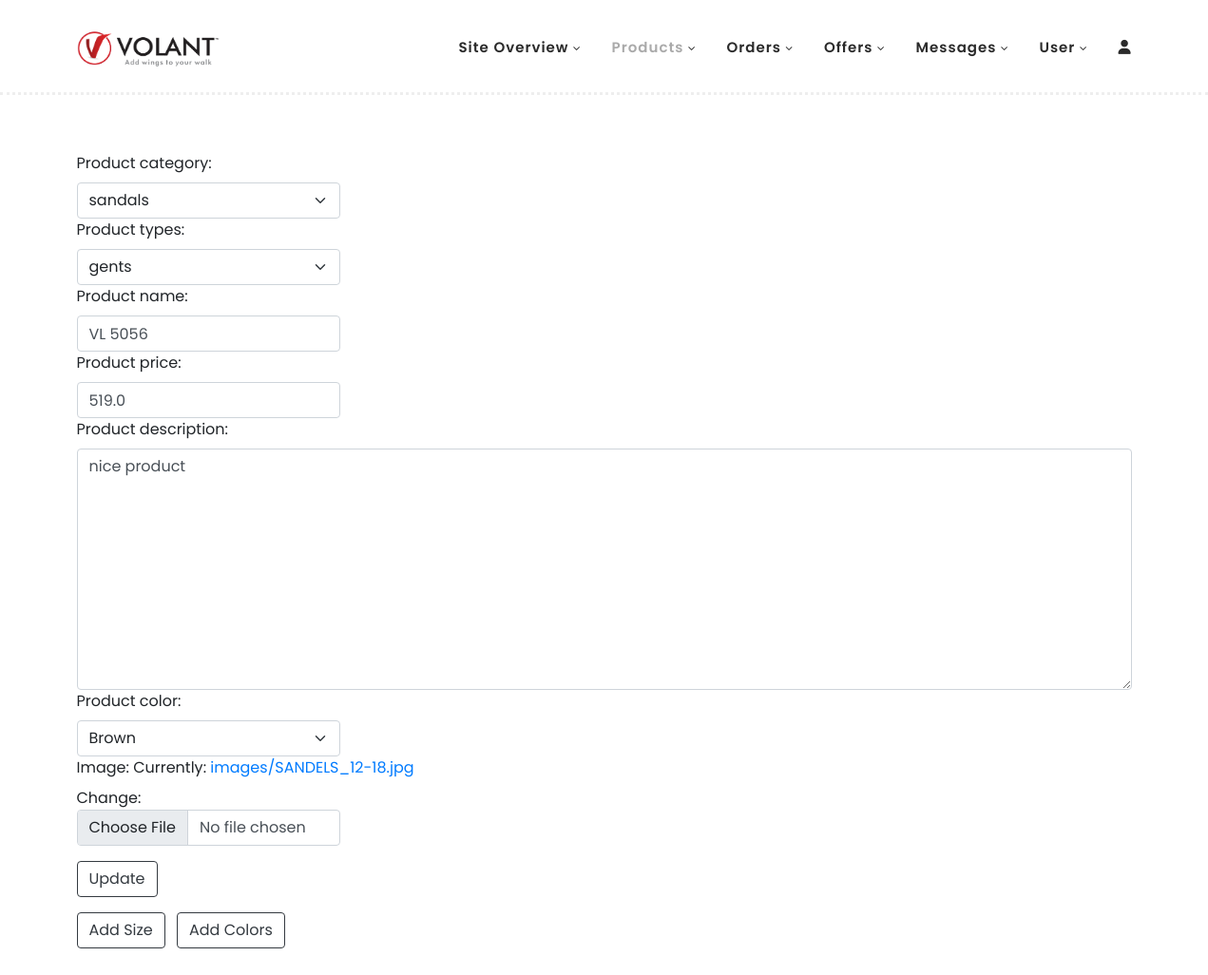
The page /update/5 (signed in) on the database its author committed.
### VolantApp/models.py (models this page shows, shortened)
class Footwears(models.Model):
    product_options=(
        ('sandals','sandals'),
        ('slipperandflipflops','slipperandflipflops'),
        ('casualshoes','casualshoes'),
        ('specialcollections','specialcollections'),
        ('flatshoes','flatshoes'),
        ('schooledition','schooledition'),
    )
    product_category=models.CharField(max_length=100,choices=product_options)
    types=(
        ('ladies','ladies'),
        ('gents','gents'),
        ('boys','boys'),
        ('girls','girls'),
        ('kids','kids')
    )
    product_types=models.CharField(max_length=100,choices=types)
    product_name=models.CharField(max_length=100)
    product_price=models.FloatField()
    product_description = models.TextField()
    colors=(
        ('Black','Black'),
        ('Blue','Blue'),
        ('Brown','Brown'),
        ('Camel','Camel'),
        ('Cherry','Cherry'),
        ('Gold','Gold'),
        ('Grape','Grape'),
        ('Green','Green'),
        ('Grey','Grey'),
        ('Maroon','Maroon'),
        ('Mehandi','Mehandi'),
        ('Navy','Navy'),
        ('Olive','Olive'),
        ('Peach','Peach'),
        ('Peacock','Peacock'),
        ('Pink','Pink'),
        ('Purple','Purple'),
        ('Tan','Tan'),
        ('Violet','Violet'),
        ('White','White'),
        ('Wine','Wine'),
        ('Yellow','Yellow'),
    )
    product_color=models.CharField(max_length=100,choices=colors)
    image = models.ImageField(upload_to='images/')

### VolantApp/views.py (the view, shortened to what this page needs)
# urls.py: path('update/<int:id>',views.AdminUpdateProductView.as_view(),name='update_pro'),
@method_decorator(login_required, name='dispatch')
class AdminUpdateProductView(UpdateView):
    template_name = 'adminproductupdate.html'
    model = Footwears
    form_class = FootwearsForm
    context_object_name = 'product'
    pk_url_kwarg = 'id'

### VolantApp/forms.py
class FootwearsForm(forms.ModelForm):
    class Meta:
        model = Footwears
        fields = '__all__'
        widgets={
            'product_category':forms.Select(attrs={'class':'form-select w-25 paddform'}),
            'product_types':forms.Select(attrs={'class':'form-select w-25 paddform'}),
            'product_name':forms.TextInput(attrs={'class':'form-control w-25 ','placeholder':'Footwear Name'}),
            'product_price': forms.NumberInput(attrs={'class': 'form-control w-25', 'placeholder': 'Product Price'}),
            'product_description':forms.Textarea(attrs={'class':'form-control paddform','placeholder':'enter the description'}),
            'image': forms.ClearableFileInput(attrs={'class': 'form-control w-25'}),
            'product_color':forms.Select(attrs={'class':'form-select w-25 paddform'}),
        }

### VolantApp/templates/adminproductupdate.html (shortened to what this page needs)
{% extends 'adminproducts.html' %}
{% block content %}
<form action="" method="POST" enctype="multipart/form-data">
    {{form}}
    <button class="btn btn-outline-dark mt-3">Update</button>
</form>
<a href="{% url 'size' product.id %}" class="btn mt-3 btn-outline-dark">Add Size</a>
<a href="{% url 'image' product.id %}" class="btn mt-3 ms-2 btn-outline-dark">Add Colors</a>
{% endblock  %}

### VolantApp/static/assets/css/templatemo-hexashop.css (style rules this page uses)
html, body, div, span, applet, object, iframe, h1, h2, h3, h4, h5, h6, p, blockquote, div pre, a, abbr, acronym, address, big, cite, code, del, dfn, em, font, img, ins, kbd, q, s, samp, small, strike, strong, sub, sup, tt, var, b, u, i, center, dl, dt, dd, ol, ul, li, figure, header, nav, section, article, aside, footer, figcaption { margin: 0; padding: 0; border: 0; outline: 0; }
* { box-sizing: border-box; }
html, body { font-family: 'Poppins', sans-serif; font-weight: 400; background-color: #fff; font-size: 16px; -ms-text-size-adjust: 100%; -webkit-font-smoothing: antialiased; -moz-osx-font-smoothing: grayscale; }
a { text-decoration: none !important; }
html, body { background: #fff; font-family: 'Poppins', sans-serif; }
html { scroll-behavior: smooth; }

### rows shown on the page
Footwears: product_category "sandals", product_types "gents", product_name "VL 5056", product_price "519.0", product_description "nice product", product_color "Brown"
